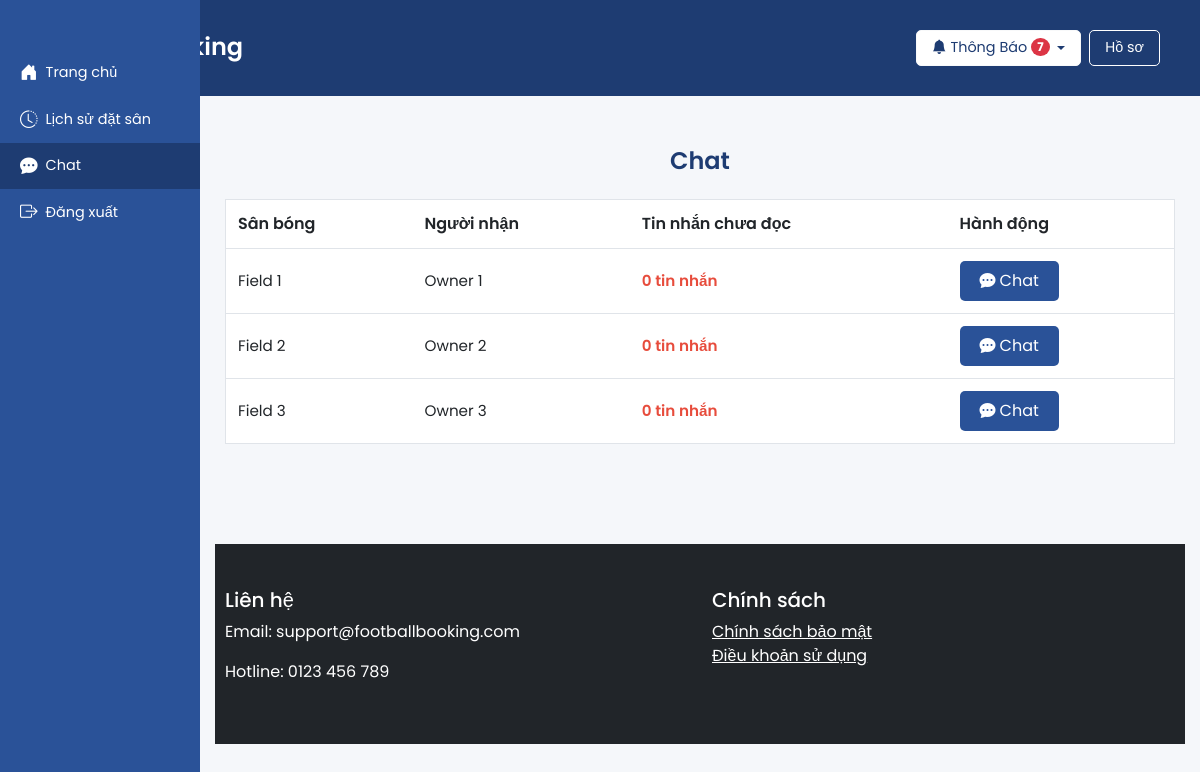
Screenshot of /chat.php (signed in) with the database file from the repository.
### tables this page shows
CREATE TABLE conversations (
    id INT AUTO_INCREMENT PRIMARY KEY,
    user_id INT NOT NULL,
    owner_id INT NOT NULL,
    created_at TIMESTAMP DEFAULT CURRENT_TIMESTAMP,
    updated_at TIMESTAMP DEFAULT CURRENT_TIMESTAMP ON UPDATE CURRENT_TIMESTAMP,
    UNIQUE (user_id, owner_id),
    FOREIGN KEY (user_id) REFERENCES users(id),
    FOREIGN KEY (owner_id) REFERENCES users(id)
);

CREATE TABLE users (
    id INT AUTO_INCREMENT PRIMARY KEY,
    full_name VARCHAR(255) NOT NULL,
    email VARCHAR(255) UNIQUE NOT NULL,
    phone VARCHAR(20),
    password VARCHAR(255) NOT NULL,
    account_type ENUM('customer', 'owner', 'admin') NOT NULL,
    status ENUM('pending', 'approved', 'rejected') DEFAULT 'approved',
    created_at TIMESTAMP DEFAULT CURRENT_TIMESTAMP
);

### chat.php (the view, shortened to what this page needs)
<?php
require_once 'includes/config.php';
$user_id = $_SESSION['user_id'];
$account_type = $_SESSION['account_type'];
$conversations = [];
if ($account_type === 'customer') {
    $stmt = $pdo->prepare("
        SELECT c.id AS conversation_id, c.owner_id AS receiver_id, u.full_name AS receiver_name,
               (SELECT f.name
                FROM fields f
                JOIN bookings b ON b.field_id = f.id
                WHERE b.user_id = c.user_id AND f.owner_id = c.owner_id
                LIMIT 1) AS field_name,
               (SELECT COUNT(*) FROM messages m2
                WHERE m2.conversation_id = c.id
                AND m2.receiver_id = ?
                AND m2.created_at > IFNULL((
                    SELECT MAX(m3.created_at)
                    FROM messages m3
                    WHERE m3.conversation_id = c.id
                    AND m3.sender_id = ?
                ), '1970-01-01')) AS unread_count,
               (SELECT MAX(created_at)
                FROM messages m
                WHERE m.conversation_id = c.id) AS last_message_time
        FROM conversations c
        JOIN users u ON c.owner_id = u.id
        WHERE c.user_id = ?
        ORDER BY last_message_time DESC
    ");
    $stmt->execute([$user_id, $user_id, $user_id]);
    $conversations = $stmt->fetchAll(PDO::FETCH_ASSOC);
}
require_once 'includes/header.php';
?>
<section class="chat py-3">
    <div class="container">
        <h2 class="section-title text-center">Chat</h2>
        <?php if (empty($conversations)): ?>
            <p class="text-center text-muted">Bạn chưa có cuộc trò chuyện nào.</p>
        <?php else: ?>
            <div class="table-responsive">
                <table class="table chat-table">
                    <thead>
                        <tr>
                            <th>Sân bóng</th>
                            <th>Người nhận</th>
                            <th>Tin nhắn chưa đọc</th>
                            <th>Hành động</th>
                        </tr>
                    </thead>
                    <tbody>
                        <?php foreach ($conversations as $conversation): ?>
                            <tr>
                                <td><?php echo htmlspecialchars($conversation['field_name'] ?? 'Không xác định'); ?></td>
                                <td><?php echo htmlspecialchars($conversation['receiver_name']); ?></td>
                                <td class="unread-count"><?php echo $conversation['unread_count']; ?> tin nhắn</td>
                                <td>
                                    <div class="d-flex gap-2">
                                        <button class="btn btn-primary btn-sm d-flex align-items-center gap-1" data-bs-toggle="modal" data-bs-target="#chatModal<?php echo $conversation['conversation_id']; ?>">
                                            <i class="bi bi-chat-dots-fill"></i> Chat
                                        </button>
                                    </div>
                                </td>
                            </tr>
                        <?php endforeach; ?>
                    </tbody>
                </table>
            </div>
        <?php endif; ?>
    </div>
</section>
<?php require_once 'includes/footer.php'; ?>

### chat.php (style rules this page uses)
.section-title { font-weight: 600; color: #1e3c72; font-size: 1.5rem; margin-bottom: 1.5rem; }
.chat-table thead th { font-size: 1rem; padding: 12px; }
.chat-table td { padding: 12px; font-size: 0.95rem; }
.chat-table .btn { padding: 8px 20px; font-size: 1rem; }
.chat-table .unread-count { font-weight: 600; color: #e74c3c; }

### rows the page displays
conversations: field_name "Field 1", owner.full_name "Owner 1", unread_count "0"
conversations: field_name "Field 2", owner.full_name "Owner 2", unread_count "0"
conversations: field_name "Field 3", owner.full_name "Owner 3", unread_count "0"

### other values shown
$unread_notifications_count "7"
